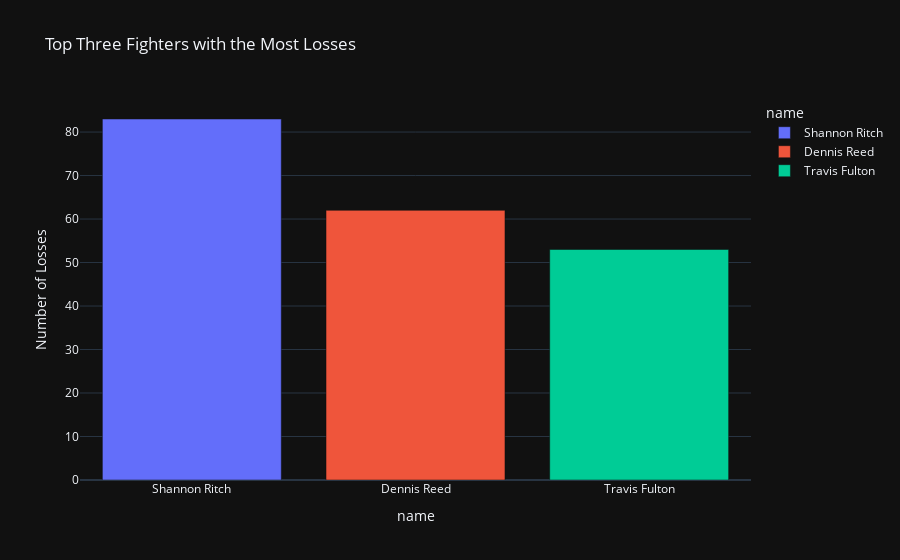

The notebook cell saved with this chart:
### Code cell
top_three_losers = fighters_wins_losses.sort_values(by='losses', ascending=False).head(3)

# Create an interactive bar plot with plotly express
fig = px.bar(top_three_losers, x='name', y='losses', color='name',
             labels={'fighter_name': 'Fighter Name', 'losses': 'Number of Losses'},
             title='Top Three Fighters with the Most Losses',
             template='plotly_dark')  # You can change the template to 'plotly' for a light theme

# Show the plot
fig.show()

### Figure 1 — Plotly figure (JSON) as saved in the notebook; plotly's stock layout.template omitted (floating-point values rounded to 4 significant figures)
{"data": [{"alignmentgroup": "True", "hovertemplate": "name=%{x}<br>Number of Losses=%{y}<extra></extra>", "legendgroup": "Shannon Ritch", "marker": {"color": "#636efa", "pattern": {"shape": ""}}, "name": "Shannon Ritch", "offsetgroup": "Shannon Ritch", "orientation": "v", "showlegend": true, "textposition": "auto", "type": "bar", "x": ["Shannon Ritch"], "xaxis": "x", "y": [83], "yaxis": "y"}, {"alignmentgroup": "True", "hovertemplate": "name=%{x}<br>Number of Losses=%{y}<extra></extra>", "legendgroup": "Dennis Reed", "marker": {"color": "#EF553B", "pattern": {"shape": ""}}, "name": "Dennis Reed", "offsetgroup": "Dennis Reed", "orientation": "v", "showlegend": true, "textposition": "auto", "type": "bar", "x": ["Dennis Reed"], "xaxis": "x", "y": [62], "yaxis": "y"}, {"alignmentgroup": "True", "hovertemplate": "name=%{x}<br>Number of Losses=%{y}<extra></extra>", "legendgroup": "Travis Fulton", "marker": {"color": "#00cc96", "pattern": {"shape": ""}}, "name": "Travis Fulton", "offsetgroup": "Travis Fulton", "orientation": "v", "showlegend": true, "textposition": "auto", "type": "bar", "x": ["Travis Fulton"], "xaxis": "x", "y": [53], "yaxis": "y"}], "layout": {"barmode": "relative", "legend": {"title": {"text": "name"}, "tracegroupgap": 0}, "title": {"text": "Top Three Fighters with the Most Losses"}, "xaxis": {"anchor": "y", "categoryarray": ["Shannon Ritch", "Dennis Reed", "Travis Fulton"], "categoryorder": "array", "domain": [0, 1], "title": {"text": "name"}}, "yaxis": {"anchor": "x", "domain": [0, 1], "title": {"text": "Number of Losses"}}}}
